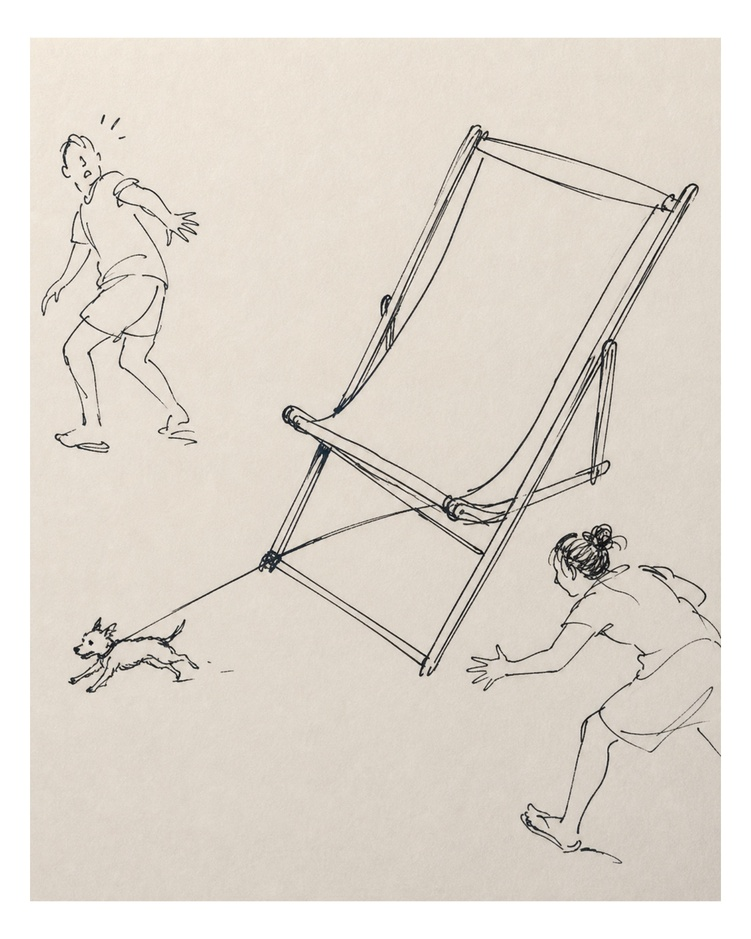
#> input picture plugins/antibes-holiday/assets/examples/dog-and-deck-chair.jpg, 751 x 939 px, shrunk from 1600 x 2000 before the run
$ python p4_mask.py ../../../../antibes-holiday/assets/examples/dog-and-deck-chair.jpg ../../../../antibes-holiday/assets/examples/giant-dog-and-planter.jpg
#> lines starting #> are read from the running program, lines starting #| are printed output that depends on the picture; after the words box and inside, x2 and y2 are one past the last pixel; in counts of white or black regions, pixels touching at a corner belong together
"""M0.5 P4 for the statue: the ear and the smoke sit at the SAME luminance
(both median 0.055) -- no --floor can separate them. Local contrast can:
ear grooves p95 0.091 vs smooth smoke 0.026, a 3.5x gap.

The documented trap: texture energy used AS the form gives a wireframe. So the
texture only builds a REGION MASK (close -> fill -> smooth); the form inside it
comes back from the source's own luminance. Embers are kept separately: they are
small, bright and saturated, and would fail any texture test.
"""
import sys, numpy as np
from PIL import Image
from scipy.ndimage import (uniform_filter, gaussian_filter as gf, binary_closing,
                           binary_fill_holes, label)
src, out = sys.argv[1], sys.argv[2]
im = np.asarray(Image.open(src).convert('RGB'), dtype=np.float32)/255.
g  = np.asarray(Image.open(src).convert('L'),  dtype=np.float32)/255.
H, W = g.shape
#> H = 939; W = 751
w = max(5, int(round(W*0.006)) | 1)
#> w = 5
m1 = uniform_filter(g, w); m2 = uniform_filter(g*g, w)
#> after `m2 = uniform_filter(g * g, w)`:
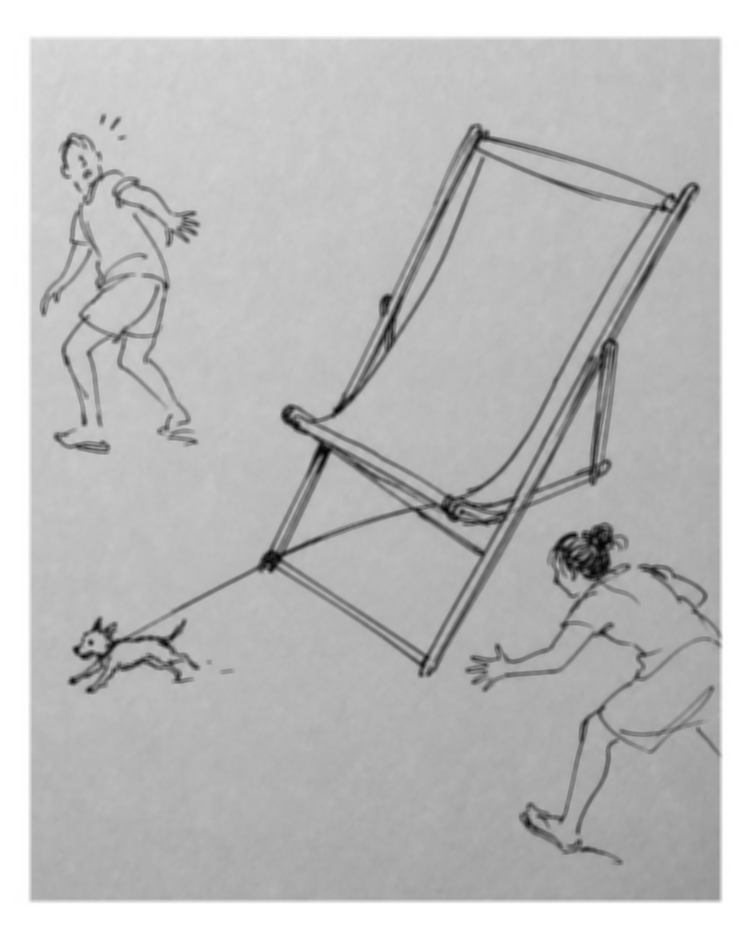
#> m2: shape (939, 751) float32; min 0.00876, max 1, mean 0.746
C = np.sqrt(np.maximum(m2 - m1*m1, 0))
Cs = gf(C, W*0.004)
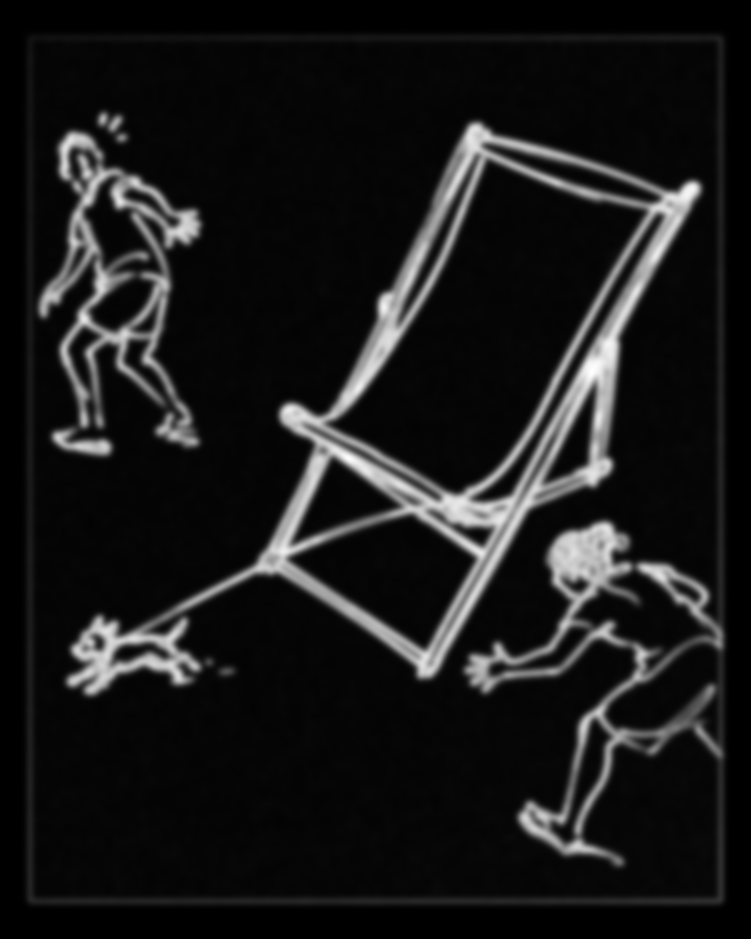
#> Cs: shape (939, 751) float32; min 0, max 0.283, mean 0.0285; drawn with min black and max white
t = float(np.percentile(Cs, 88))
#> t = 0.0883
mask = Cs > t
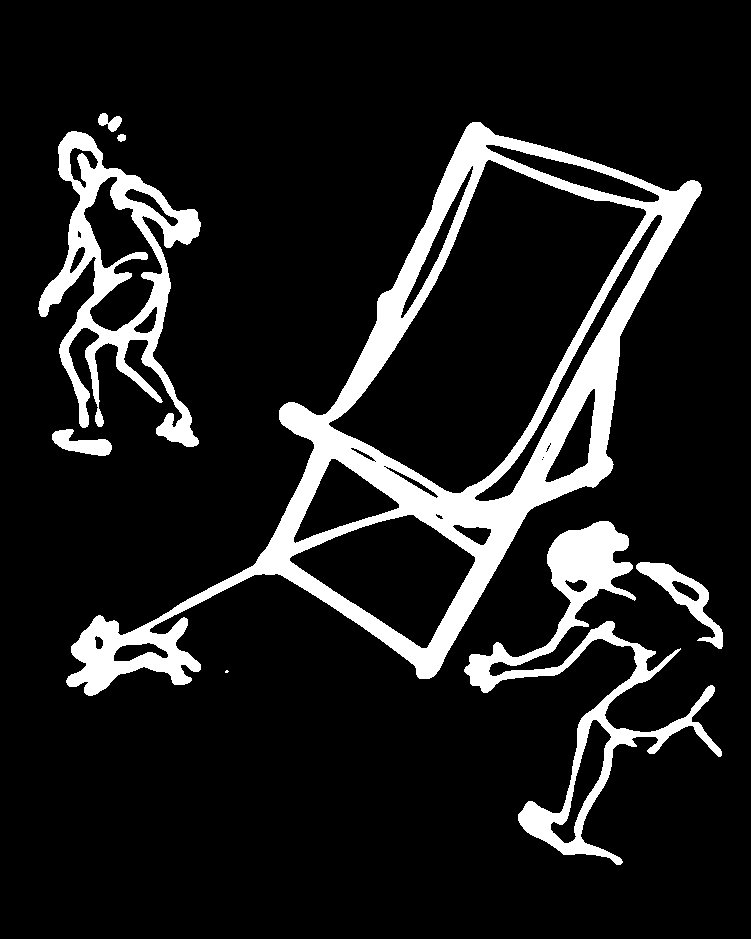
#> mask: shape (939, 751) bool; 12% white; 8 white regions (1 under 20 px), largest, box (x1, y1, x2, y2) and area: (66, 122, 702, 696) 52108, (464, 521, 722, 865) 14721, (38, 131, 201, 447) 14670
mask = binary_closing(mask, np.ones((int(W*0.012)|1,)*2))
#> mask: shape (939, 751) bool; 13.2% white; 6 white regions (1 under 20 px), largest, box (x1, y1, x2, y2) and area: (66, 122, 702, 696) 57073, (464, 521, 723, 865) 17863, (38, 131, 201, 447) 17066, (52, 429, 112, 456) 914, (98, 113, 126, 142) 375
mask = binary_fill_holes(mask)
#> mask: shape (939, 751) bool; 25% white; 6 white regions (1 under 20 px), largest, box (x1, y1, x2, y2) and area: (66, 122, 702, 696) 129537, (38, 131, 201, 447) 24364, (464, 521, 723, 865) 20992, (52, 429, 112, 456) 914, (98, 113, 126, 142) 375
lab, n = label(mask); sz = np.bincount(lab.ravel())[1:]
#> after `lab, n = label(mask)`:
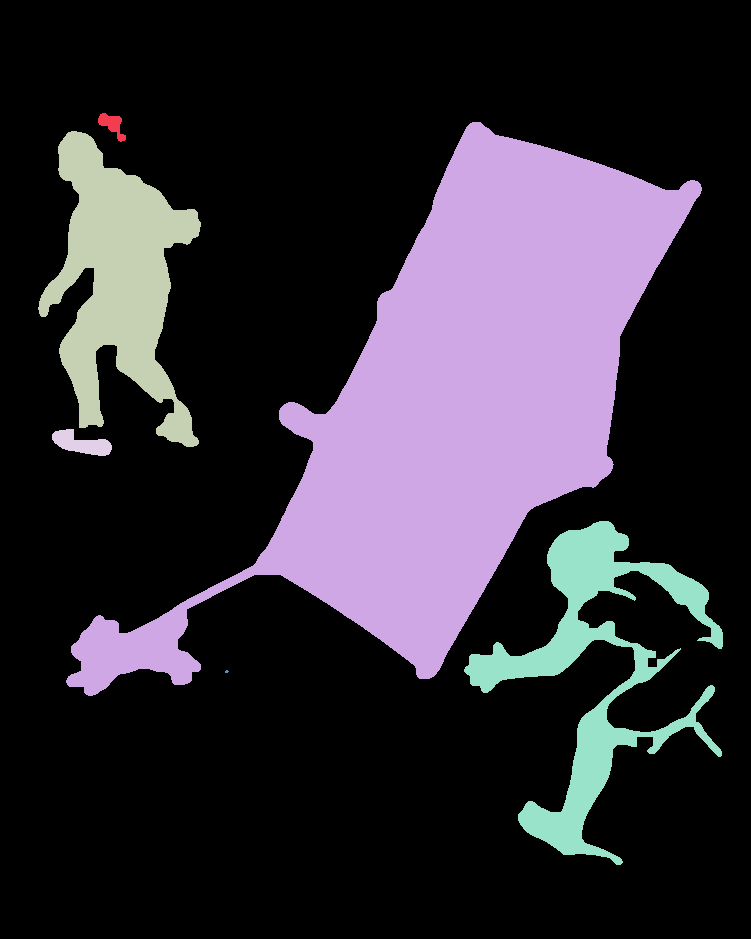
#> lab: shape (939, 751) int32; 7 distinct labels, from 0 to 6; one colour per label, 0 black
#> after `lab, n = label(mask)`: n = 6
#> after `sz = np.bincount(lab.ravel())[1:]`: sz = [375, 129537, 24364, 914, 20992, 9]
if n: mask = lab == (1 + int(np.argmax(sz)))
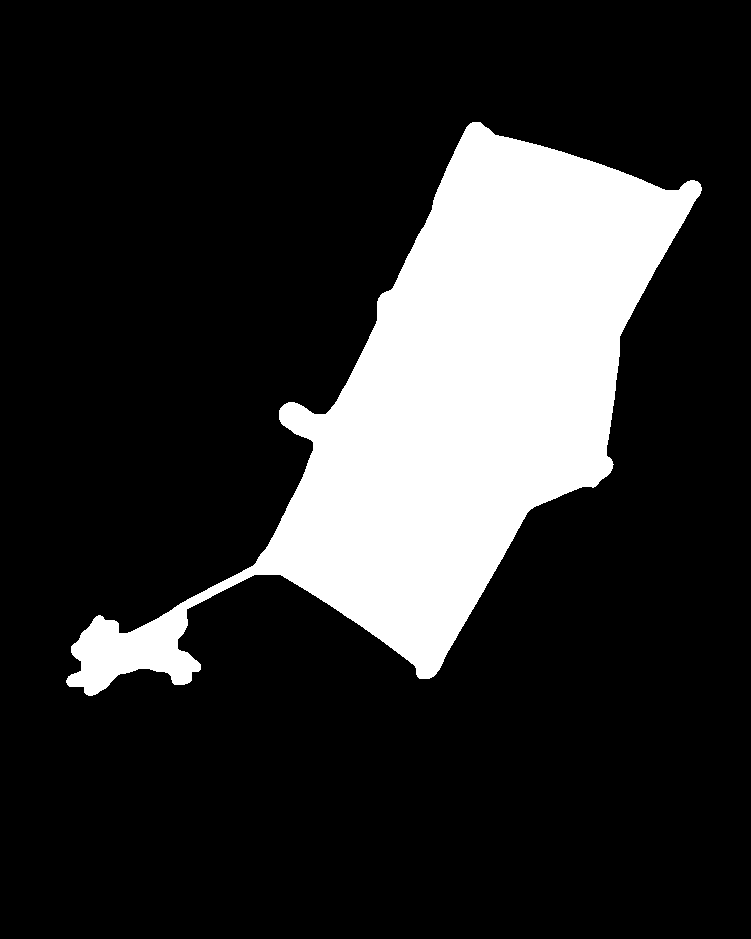
#> mask: shape (939, 751) bool; 18.4% white; 1 white region, box (x1, y1, x2, y2) and area: (66, 122, 702, 696) 129537
soft = np.clip(gf(mask.astype(np.float32), W*0.006)*1.6 - 0.3, 0, 1)
keep_embers = '--embers' in sys.argv
if keep_embers:
    mx = im.max(2); mn = im.min(2); sat = (mx-mn)/np.maximum(mx, 1e-6)
    ember = ((mx > 0.42) & (sat > 0.42)).astype(np.float32)
    ember = np.clip(gf(ember, 2)*3.0, 0, 1)
else:
    ember = np.zeros_like(soft)
keep = np.clip(soft + ember, 0, 1)[..., None]
res = np.clip(im*keep, 0, 1)
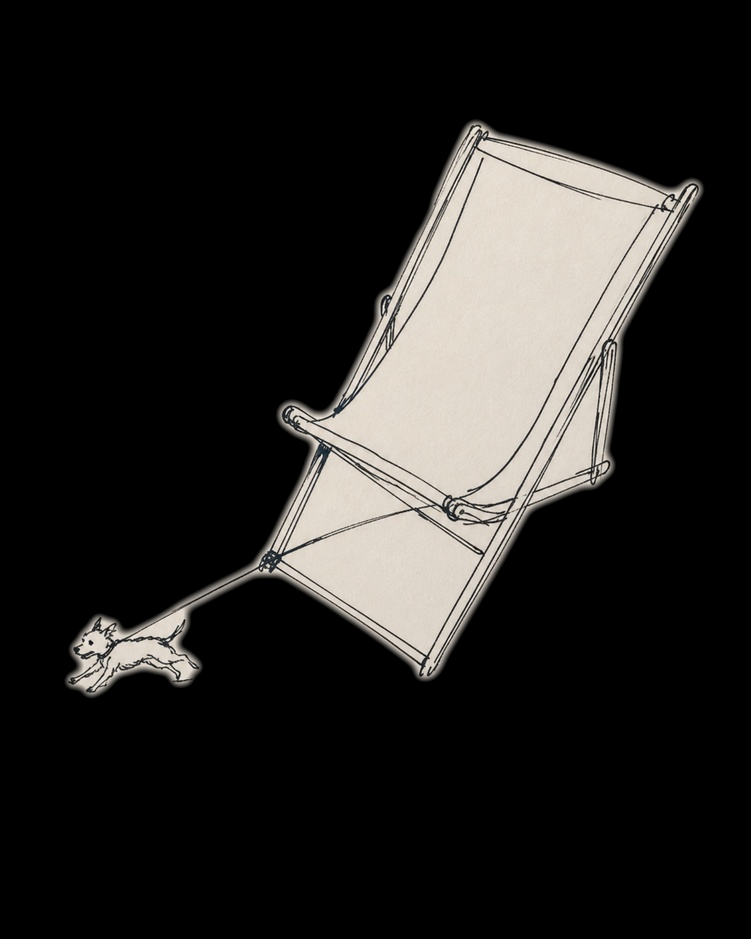
#> res: shape (939, 751, 3) float32; mean R, G, B 0.148, 0.143, 0.136
Image.fromarray((res*255).astype(np.uint8)).save(out)
gg = res.mean(2)
print(f"mask covers {mask.mean()*100:.1f}% of canvas   contrast threshold {t:.4f}")
#| mask covers 18.4% of canvas   contrast threshold 0.0883
for nm, b in [("ear", (0.30,0.375,0.62,0.80)), ("smoke", (0.80,0.98,0.30,0.60)),
              ("face", (0.36,0.50,0.60,0.78))]:
    r = gg[int(b[2]*H):int(b[3]*H), int(b[0]*W):int(b[1]*W)]
    print(f"  {nm:6s} median {np.median(r):.4f}")
#> this loop made 3 passes
#|   ear    median 0.0000
#|   smoke  median 0.0000
#|   face   median 0.0000
#> pass 3, `r = gg[int(b[2]*H):int(b[3]*H), int(b[0]*W):int(b[1]*W)]`:
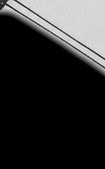
#> r: shape (169, 105) float32; min 0, max 0.91, mean 0.179

$ run again, on plugins/antibes-holiday/assets/examples/giant-kite.jpg
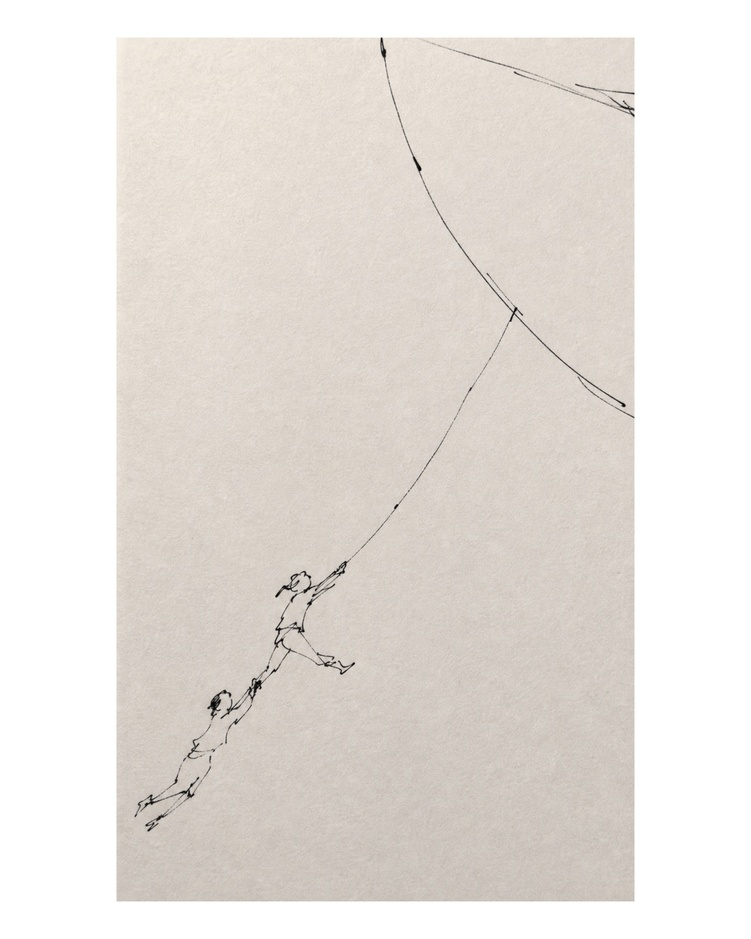
#> input picture plugins/antibes-holiday/assets/examples/giant-kite.jpg, 751 x 939 px, shrunk from 1600 x 2000 before the run
#> t = 0.0136
#> `mask = binary_fill_holes(mask)`:
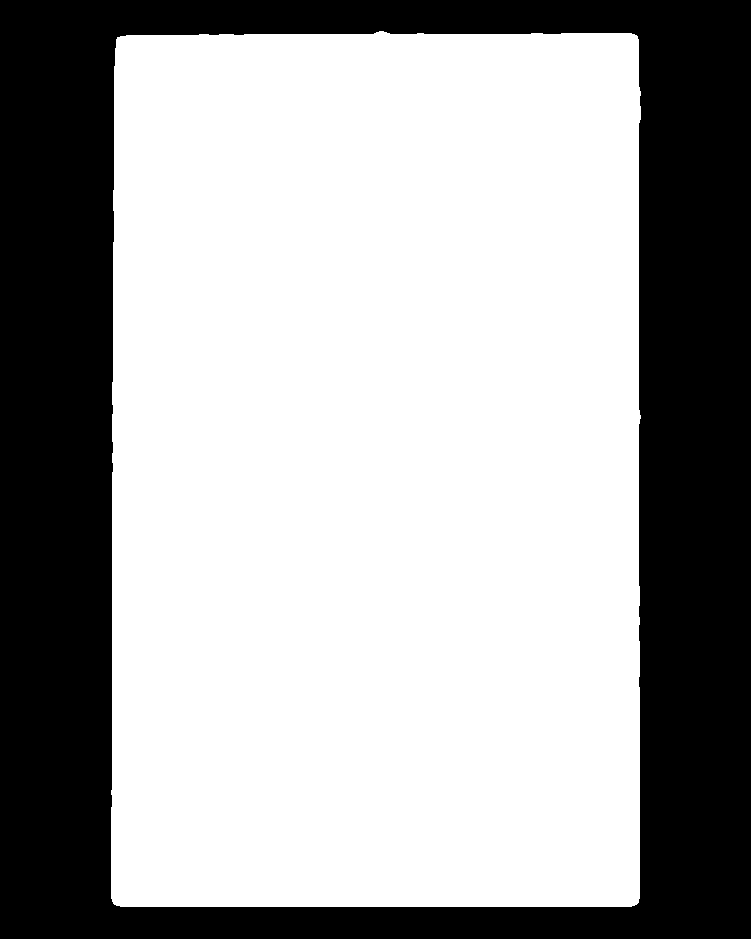
#> mask: shape (939, 751) bool; 65.2% white; 1 black region, box (x1, y1, x2, y2) and area: (0, 0, 751, 939) 245318
#> n = 1
#> sz = [459871]
#| mask covers 65.2% of canvas   contrast threshold 0.0136
#> the loop `for nm, b in [("ear", (0.30,0.375,0.62,0.80)), ("smoke", (0.80,0.98,0...` made 3 passes
#|   ear    median 0.8000
#|   smoke  median 0.0000
#|   face   median 0.8026
#> pass 3, `r = gg[int(b[2]*H):int(b[3]*H), int(b[0]*W):int(b[1]*W)]`:
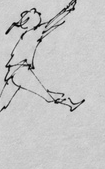
#> r: shape (169, 105) float32; min 0.00392, max 0.892, mean 0.774

$ run again, on plugins/antibes-holiday/assets/examples/oversized-sofa.jpg
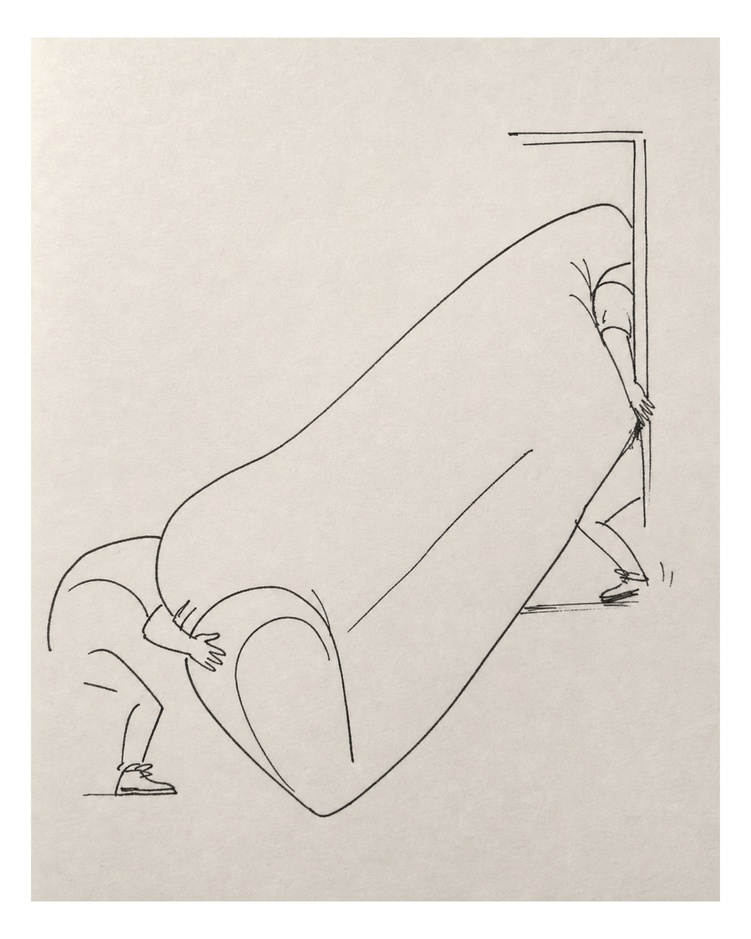
#> input picture plugins/antibes-holiday/assets/examples/oversized-sofa.jpg, 751 x 939 px, shrunk from 1600 x 2000 before the run
#> t = 0.0271
#> `lab, n = label(mask)`:
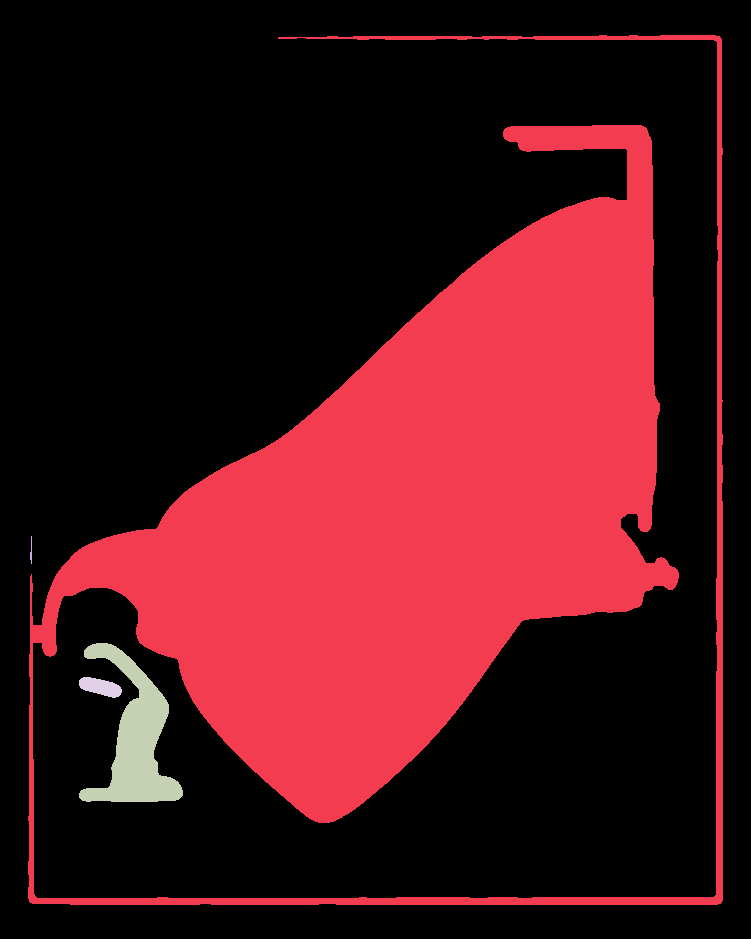
#> lab: shape (939, 751) int32; 5 distinct labels, from 0 to 4; one colour per label, 0 black
#> n = 4
#> sz = [212262, 36, 6853, 582]
#| mask covers 30.1% of canvas   contrast threshold 0.0271
#> the loop `for nm, b in [("ear", (0.30,0.375,0.62,0.80)), ("smoke", (0.80,0.98,0...` made 3 passes
#|   ear    median 0.8353
#|   smoke  median 0.0670
#|   face   median 0.8301
#> pass 3, `r = gg[int(b[2]*H):int(b[3]*H), int(b[0]*W):int(b[1]*W)]`:
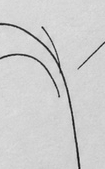
#> r: shape (169, 105) float32; min 0.0536, max 0.895, mean 0.808

$ run again, on plugins/antibes-holiday/assets/examples/pasta-machine.jpg
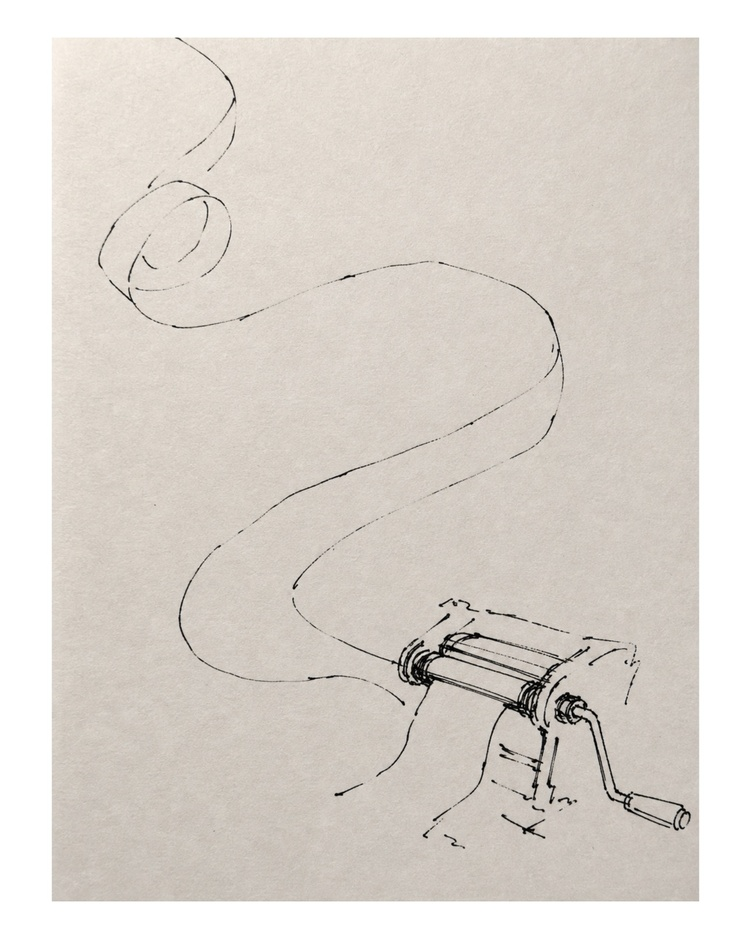
#> input picture plugins/antibes-holiday/assets/examples/pasta-machine.jpg, 751 x 939 px, shrunk from 1600 x 2000 before the run
#> t = 0.0256
#> lab: shape (939, 751) int32; 10 distinct labels, from 0 to 9
#> n = 9
#> sz = [13128, 64392, 20, 19, 5984, 35, 4319, 840, 30]
#| mask covers 9.1% of canvas   contrast threshold 0.0256
#> the loop `for nm, b in [("ear", (0.30,0.375,0.62,0.80)), ("smoke", (0.80,0.98,0...` made 3 passes
#|   ear    median 0.0000
#|   smoke  median 0.0000
#|   face   median 0.0000
#> pass 3, `r = gg[int(b[2]*H):int(b[3]*H), int(b[0]*W):int(b[1]*W)]`:
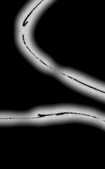
#> r: shape (169, 105) float32; min 0, max 0.864, mean 0.137
